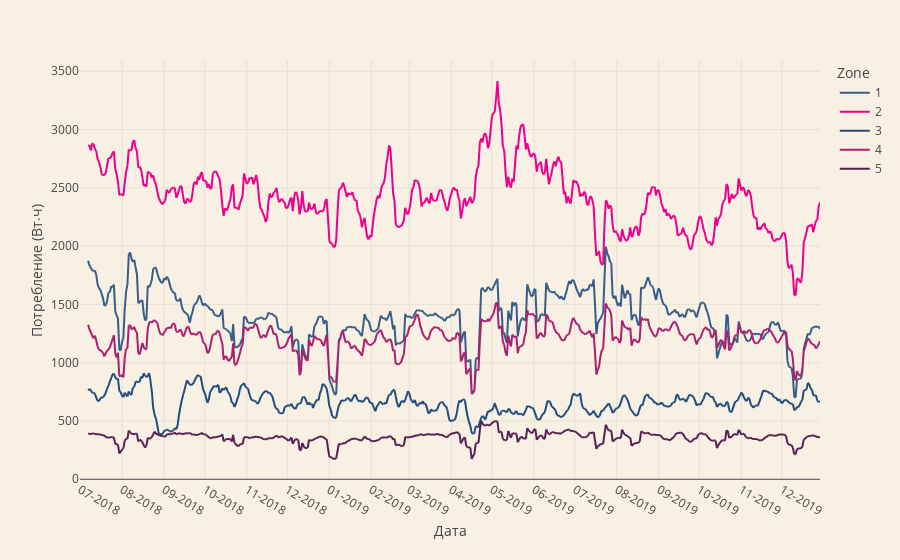

Notebook code cell kept with this figure:
### Markdown cell above
### Load by zone

### Code cell
fig = px.line(total_by_zone_df.rolling(7).mean())
fig.update_layout(xaxis_title="Дата",
                  yaxis_title="Потребление (Вт⋅ч)")
fig.update_xaxes(dtick="M1", tickformat="%m-%Y") 
fig

### Figure 1 — Plotly figure (JSON) as saved in the notebook; plotly's stock layout.template omitted (floating-point values rounded to 4 significant figures; data arrays with more than 128 entries replaced by an {"elided": "..."} marker saying what was removed)
{"data": [{"hovertemplate": "Zone=1<br>Date=%{x}<br>value=%{y}<extra></extra>", "legendgroup": "1", "line": {"color": "#385E88", "dash": "solid"}, "marker": {"symbol": "circle"}, "mode": "lines", "name": "1", "showlegend": true, "type": "scattergl", "x": {"elided": "547 str values"}, "xaxis": "x", "y": {"elided": "547 float values"}, "yaxis": "y"}, {"hovertemplate": "Zone=2<br>Date=%{x}<br>value=%{y}<extra></extra>", "legendgroup": "2", "line": {"color": "#EC008C", "dash": "solid"}, "marker": {"symbol": "circle"}, "mode": "lines", "name": "2", "showlegend": true, "type": "scattergl", "x": {"elided": "547 str values"}, "xaxis": "x", "y": {"elided": "547 float values"}, "yaxis": "y"}, {"hovertemplate": "Zone=3<br>Date=%{x}<br>value=%{y}<extra></extra>", "legendgroup": "3", "line": {"color": "#224E7F", "dash": "solid"}, "marker": {"symbol": "circle"}, "mode": "lines", "name": "3", "showlegend": true, "type": "scattergl", "x": {"elided": "547 str values"}, "xaxis": "x", "y": {"elided": "547 float values"}, "yaxis": "y"}, {"hovertemplate": "Zone=4<br>Date=%{x}<br>value=%{y}<extra></extra>", "legendgroup": "4", "line": {"color": "#AA2070", "dash": "solid"}, "marker": {"symbol": "circle"}, "mode": "lines", "name": "4", "showlegend": true, "type": "scattergl", "x": {"elided": "547 str values"}, "xaxis": "x", "y": {"elided": "547 float values"}, "yaxis": "y"}, {"hovertemplate": "Zone=5<br>Date=%{x}<br>value=%{y}<extra></extra>", "legendgroup": "5", "line": {"color": "#582156", "dash": "solid"}, "marker": {"symbol": "circle"}, "mode": "lines", "name": "5", "showlegend": true, "type": "scattergl", "x": {"elided": "547 str values"}, "xaxis": "x", "y": {"elided": "547 float values"}, "yaxis": "y"}], "layout": {"legend": {"title": {"text": "Zone"}, "tracegroupgap": 0}, "margin": {"t": 60}, "xaxis": {"anchor": "y", "domain": [0, 1], "dtick": "M1", "tickformat": "%m-%Y", "title": {"text": "Дата"}}, "yaxis": {"anchor": "x", "domain": [0, 1], "title": {"text": "Потребление (Вт⋅ч)"}}}}
